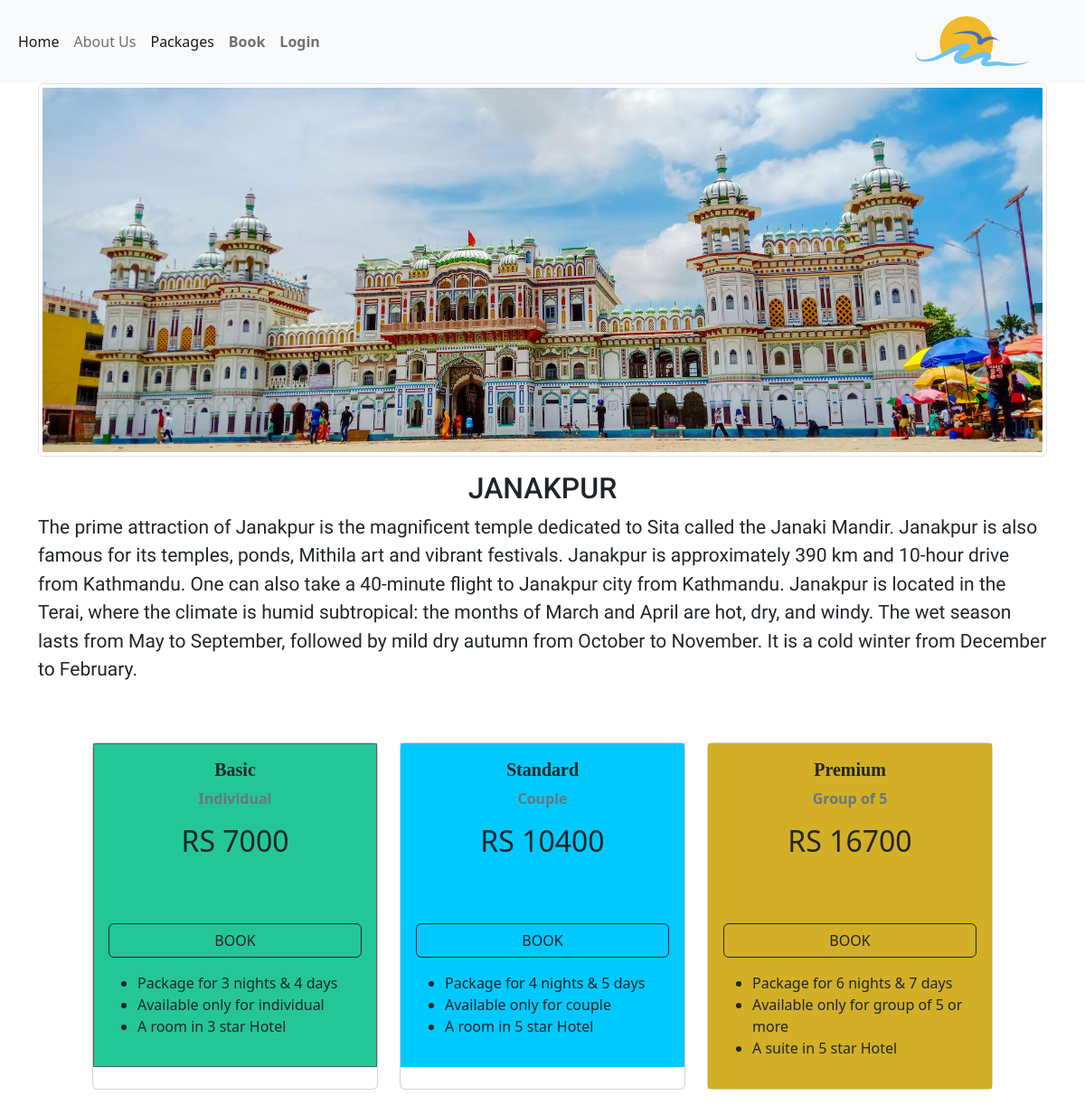
/packages.php?pid=5, run on the app's committed database.
### tables this page shows
CREATE TABLE `location` (
  `id` int(11) NOT NULL,
  `picture` varchar(38) NOT NULL,
  `title` varchar(22) NOT NULL,
  `description` text NOT NULL,
  `pernight` int(11) NOT NULL
);

### packages.php (the view, shortened to what this page needs)
<!DOCTYPE html>
<html lang="en">
<head>
    <link rel="stylesheet" href="https://cdnjs.cloudflare.com/ajax/libs/font-awesome/5.15.4/css/all.min.css">
    <?php include('database.php'); ?>
    <link rel="stylesheet" href="https://cdn.jsdelivr.net/npm/bootstrap@5.2.0-beta1/dist/css/bootstrap.min.css"  rel="stylesheet"
>
      <link rel="stylesheet" href="packages.css">
</head>
<body>
    <?php include('navbar.php'); ?>
<div class="container">
<div class="row">
<?php
$pid = $_GET['pid'];
$query = "select * from location where id= '$pid'";
$result = $conn ->query($query);
while($data = $result->fetch_assoc()){ ?>
            <div class="col-md-12">
                <p><img src="products/<?php echo $data['picture']; ?>" class="img-thumbnail"></p>
                <h2 class="title"><?php echo $data['title']?></h2>
                <p class="description"><?php echo $data['description']?></p>
              <div class="container-fluid">
    <div class="container p-5">
      <div class="row">
        <div class="col-lg-4 col-md-12 mb-4">
          <div class="card h-100">
            <div class="card1">
            <div class="card-body">
              <h5 class="card-title">Basic</h5>
              <p class="text-muted text">Individual</p>
              <p class="h2">RS 7000</p>
              <br><br>
              <div class="d-grid my-3">
                <a class="btn btn-outline-dark btn-block " href="booking.php" target="_blank">BOOK</a>
              </div>
              <ul class="list">
                <li>Package for 3 nights & 4 days</li>
                <li>Available only for individual</li>
                <li>A room in 3 star Hotel</li>
              </ul>
            </div>
</div>
          </div>
        </div>
        <div class="col-lg-4 col-md-12 mb-4">
          <div class="card h-100">
            <div class="card2">
            <div class="card-body">
              <h5 class="card-title">Standard</h5>
              <p class="text-muted text">Couple</p>
              <p class="h2">RS 10400</p>
              <br><br>
              <div class="d-grid my-3">
                <a class="btn btn-outline-dark btn-block" href="booking.php" target="_blank">BOOK</a>
              </div>
              <ul class="list">
              <li>Package for 4 nights & 5 days</li>
                <li>Available only for couple</li>
                <li>A room in 5 star Hotel</li>
              </ul>
            </div>
</div>
          </div>
        </div>
        <div class="col-lg-4 col-md-12 mb-4">
          <div class="card h-100">
            <div class="card3">
            <div class="card-body">
              <h5 class="card-title">Premium</h5>
              <p class="text-muted text">Group of 5</p>
              <p class="h2">RS 16700</p>
              <br><br>
              <div class="d-grid my-3">
                <a class="btn btn-outline-dark btn-block" href="booking.php" target="_blank">BOOK</a>
              </div>
              <ul class="list">
              <li>Package for 6 nights & 7 days</li>
                <li>Available only for group of 5 or more</li>
                <li>A suite in 5 star Hotel</li>
              </ul>
            </div>
            </div>
          </div>
        </div>
      </div>
    </div>
            </div>
<?php
}
?>
</div>
    </div>
</body>
</html>

### packages.css (style rules this page uses)
h2 { text-align: center; text-transform: uppercase; }
.title { font-family: Roboto; }
.description { font-family: Cuprum; font-size: 21px; }
.card1 { background:#24c698 ; border:1px solid #56625f; }
.card2 { background: #00C9FF; border:1px solid #00C9FF; }
.card3 { background: #D2AF26; border:1px solid #D2AF26; }
.card-title { text-align: center; font-family: 'Times New Roman', Times, serif; font-weight: bolder; }
.h2 { text-align: center; }
.text { text-align: center; font-weight: bold; }

### data on the page
location: picture (picture), title "JANAKPUR", description "The prime attraction of Janakpur is the magnificent temple dedicated to Sita called the Janaki Mandir. Janakpur is also famous for its temples, ponds, Mithila art and vibrant festivals. Janakpur is approximately 390 km and 10-hour drive from Kathmandu. One can also take a 40-minute flight to Janakpur city from Kathmandu. Janakpur is located in the Terai, where the climate is humid subtropical: the months of March and April are hot, dry, and windy. The wet season lasts from May to September, followed by mild dry autumn from October to November. It is a cold winter from December to February."
